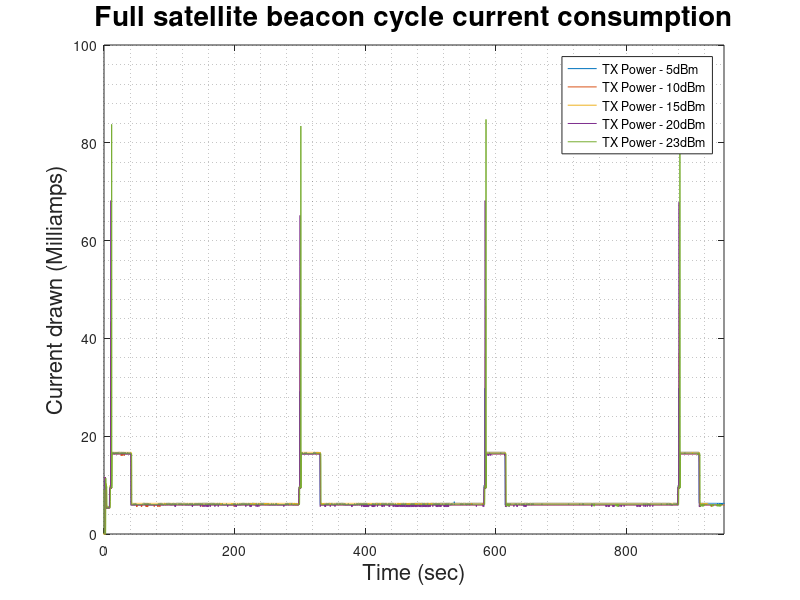
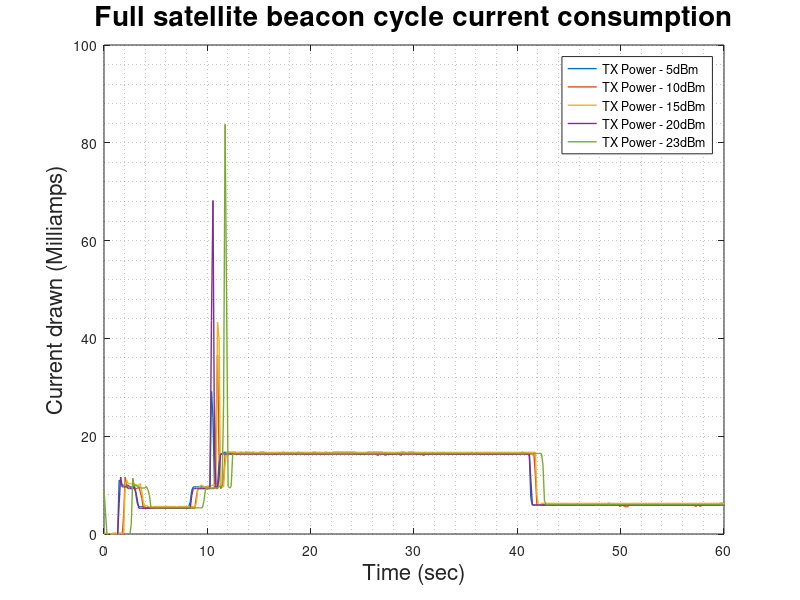

The MATLAB script that drew these images, in order:
clear; clc; close all;
load Current_draw_4Cycles_1Ohm_resistor.mat

figure
plot(Times,TXpower_5dBm*1000);
hold on; grid minor;
plot(Times1,TXpower_10dBm*1000);
plot(Times2,TXpower_15dBm*1000);
plot(Times3,TXpower_20dBm*1000);
plot(Times4,TXpower_23dBm*1000);
xlim([0 950]); ylim([0 100])
title('Full satellite beacon cycle current consumption','fontSize',20);
xlabel('Time (sec)','fontSize',16);
ylabel('Current drawn (Milliamps)','fontSize',16);
legend('TX Power - 5dBm','TX Power - 10dBm','TX Power - 15dBm','TX Power - 20dBm','TX Power - 23dBm')

figure
plot(Times,TXpower_5dBm*1000,'lineWidth',1);
hold on; grid minor;
plot(Times1,TXpower_10dBm*1000,'lineWidth',1);
plot(Times2,TXpower_15dBm*1000,'lineWidth',1);
plot(Times3,TXpower_20dBm*1000,'lineWidth',1);
plot(Times4,TXpower_23dBm*1000,'lineWidth',1);
xlim([0 60]); ylim([0 100])
title('Full satellite beacon cycle current consumption','fontSize',20);
xlabel('Time (sec)','fontSize',16);
ylabel('Current drawn (Milliamps)','fontSize',16);
legend('TX Power - 5dBm','TX Power - 10dBm','TX Power - 15dBm','TX Power - 20dBm','TX Power - 23dBm')